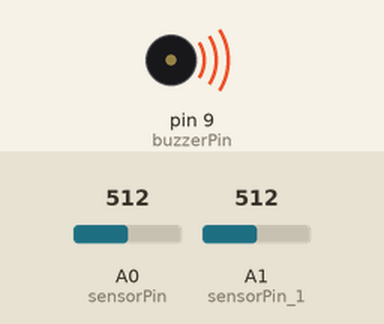
Recording of a sketch running on a simulated Arduino Uno, built with avr-gcc and run on an emulated ATmega328P. Parts: buzzer (waves = sounding). The test bench sets the inputs (shaded band); at power-on: A0 (sensorPin) = 512, A1 (sensorPin_1) = 512.

Above: at 0.1 s.
Timing chart, 0 to 1.6 s (numbered marks = the images above):
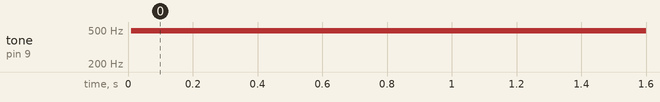

The sketch:

Code.ino
```cpp
// C++ code
//

const int sensorPin = A0;
const int sensorPin_1 = A1;
const int buzzerPin = 9;

const int NUM_READINGS = 10;
int readings[NUM_READINGS];
int readIndex = 0;
int avg;

int pontData;

unsigned long previousLdrMillis = 0; // Κρατάει την ώρα της τελευταίας μέτρησης
const unsigned long ldrInterval = 10; // Κάθε 10ms (100Hz)

unsigned long previousPontMillis = 0; // Κρατάει την ώρα της τελευταίας μέτρησης
const unsigned long pontInterval = 20; // Κάθε 20ms (50Hz)

void setup()
{
  for (int i = 0; i < NUM_READINGS; i++)
  {
    readings[i] = 0;
  }

  pinMode(buzzerPin, OUTPUT);
}

void loop()
{
  unsigned long currentMillis = millis(); // Κοιτάμε τι ώρα είναι τώρα

  // Έλεγχος αν πέρασαν 10ms από την τελευταία φορά
  if (currentMillis - previousLdrMillis >= ldrInterval)
  {
    previousLdrMillis = currentMillis; // Ενημερώνουμε την ώρα για τον επόμενο κύκλο
    photoresistorTask(); // Τρέχουμε το 1ο task
    buzzerTask(); //Τρέχουμε το 3ο task
  }

    // Έλεγχος αν πέρασαν 20ms από την τελευταία φορά
  if (currentMillis - previousPontMillis >= pontInterval)
  {
    previousPontMillis = currentMillis; // Ενημερώνουμε την ώρα για τον επόμενο κύκλο
    recordPontReadings(sensorPin_1);    // Τρέχουμε το 2ο task
  }


}

//Συνάρτηση για την ανάγνωση και την αποθήκευση των μετρήσεων σε πίνακα
void recordReadings(int pin)
{
  readings[readIndex] = analogRead(pin);
  readIndex = (readIndex + 1)% NUM_READINGS;
}
//Συνάρτηση υπολογισμού του μέσου όρου των τελευταίων δεκα μετρήσεων
int calculateAverage()
{
  long total = 0;
  for(int i = 0; i < NUM_READINGS; i++)
  {
    total += readings[i];
  }

  int average  = total/NUM_READINGS;

  return average;
}

//Συνάρτηση που συνθέτη τις συναρτήσεις διαβάσματος, καταγραφείς
//και υπολογισμού των τιμών του σήματος της φωτοαντίστασης
void photoresistorTask()
{
  recordReadings(sensorPin);
  avg = calculateAverage();
}

//Συνάρτηση ανάγνωσης τιμών ποτενσιόμετρου
void recordPontReadings(int pin)
{
  pontData = analogRead(pin);
}

//Συνάρτηση σύγκρισης τιμών φωτοαντίστασης και ποντενσιόμετρου
//και παραγωγής ανάλογου τετράγωνου παλμού
void buzzerTask()
{
  int dutyCycle = map(avg, 0, 1023, 0, 255); // Μετατρέπει τα όρια [0,1023] της φωτοαντίστασης
  											 // σε [0, 255], τα όρια της analogWrite()

  if(avg >= pontData)
  {
    analogWrite(buzzerPin, dutyCycle);
  }
  else
  {
    analogWrite(buzzerPin, 0);
  }
}
```

Measured:
- by itself, tone on pin 9 (buzzerPin): silent → 490 Hz at 0.01 s
